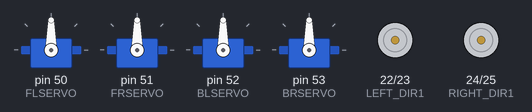
Recording of a sketch running on a simulated Arduino Mega 2560, built with avr-gcc and run on an emulated ATmega2560. Parts: 4 × servo, motor-driver pin pairs drawn as motors (green arrow = first pin HIGH = forward, orange = second pin HIGH = backward, longer = more drive, scaled by the enable pin). At 21.9 s the program stops and its outputs stay as they are.

Above: at 0.1 s.
At 0.6 s:
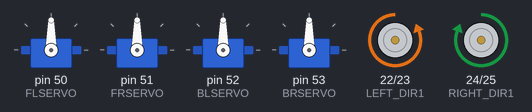
At 11.8 s:
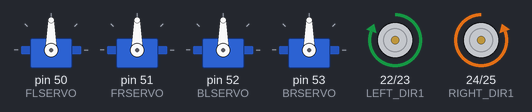
Timing chart, 0 to 23.4 s (numbered marks = the images above):
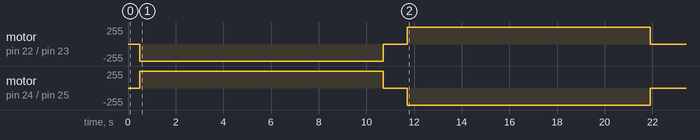

Measured:
- by itself, motor on pin 22 (LEFT_DIR1) / pin 23 (LEFT_DIR2): stopped → backward 255/255 at 0.50 s, → stopped 10.2 s later, → forward 255/255 1.0 s later, → stopped 10.2 s later
- by itself, motor on pin 24 (RIGHT_DIR1) / pin 25 (RIGHT_DIR2): stopped → forward 255/255 at 0.50 s, → stopped 10.2 s later, → backward 255/255 1.0 s later, → stopped 10.2 s later

The sketch:

go_fxn.ino
```cpp
#include <Servo.h>
#include <math.h>

//Coordinates of wheel stems in cartesian plane with origin at center of bot
#define BODY_WIDTH 4.515625
#define BODY_LENGTH 3.6875

//Front-left servo, etc
Servo FLSERVO, FRSERVO, BLSERVO, BRSERVO;
//Pin numbers for wheel servos, motor pairs
const int LEFT_DIR1 = 22, LEFT_DIR2 = 23, RIGHT_DIR1 = 24, RIGHT_DIR2 = 25;
const int LEFT_SPEED = 2, RIGHT_SPEED = 3;

void setup()
{ //Attach Servos
  Serial.begin(9600);
  FLSERVO.attach(50); //front left servo
  FRSERVO.attach(51); //front right servo
  BLSERVO.attach(52); //back left servo
  BRSERVO.attach(53); //back right servo
  pinMode(LEFT_DIR1, OUTPUT);
  pinMode(LEFT_DIR2, OUTPUT);
  pinMode(RIGHT_DIR1, OUTPUT);
  pinMode(RIGHT_DIR2, OUTPUT);
}

void loop()
{
        //go(0,1,0);go(2,0,0);
        forward(3); delay(500);reverse(3);
        while(1){int i = 0;}
}


void ackSolve(float theta, double motorSpeed)
{ //Ackermann Function: Returns servo angles, and motor speeds


  double FL_Angle, FR_Angle, leftSpeed, rightSpeed, FL_SERVO, FR_SERVO, BL_SERVO, BR_SERVO;

  // turn theta into radians
  theta = theta * PI / 180;


  // find ackerman center of rotation
  float xPos = BODY_LENGTH / tan(theta);


  // set wheel angles
  FL_Angle = atan2( BODY_LENGTH, ( xPos + BODY_WIDTH ) );
  FR_Angle = atan2( BODY_LENGTH, ( xPos - BODY_WIDTH ) );


  //set motor speeds
  leftSpeed  = motorSpeed * hypot( xPos + BODY_WIDTH, BODY_LENGTH ) / hypot( xPos - BODY_WIDTH, BODY_LENGTH );
  rightSpeed = motorSpeed * hypot( xPos - BODY_WIDTH, BODY_LENGTH ) / hypot( xPos + BODY_WIDTH, BODY_LENGTH );


  //fix servo angles that are outside of their ranges, and reverse motors accordingly
      if (FL_Angle < -PI / 2)           //Front Left wheel went too far left
      {FL_Angle += PI;                  //rotate front left wheel 180 to the right
       // reverse motor here
      }
      if (FL_Angle > PI / 2)            //Front right wheel went too far right
      {FL_Angle -= PI;                  //rotate front left wheel 180 to the left
        // reverse motor here
      }
      if (FR_Angle < -PI / 2)           //Front right wheel went too far left
      {FR_Angle += PI;                  //rotate front right wheel 180 to the right
        //reverse motor here
      }
      if (FR_Angle > PI / 2)            //Front right wheel went too far right
      {FR_Angle -= PI;                  //rotate front right wheel 180 to the left
        //reverse motor here
      }

      //exit radians and convert to servo angles
      FL_SERVO=FL_Angle*180/PI+90;
      FR_SERVO=FR_Angle*180/PI+90;

	  wheelAngle(FL_SERVO,FR_SERVO);
}

void go(double x, double y, int theta)
{
	int angle = 180/PI*atan2(y,x);
        //Serial.println(angle);
	turn(angle);
	forward(hypot(x,y));
	int dAngle=theta-angle;
	turn(dAngle);

}
void turn(int angle){
  //translate angle to live in [-180,180]
  while (angle > 180)
                  {angle -= 360;}
  while (angle < -180)
                  {angle += 360;}
	if (angle<0)
	{
		left(abs(angle));
	}
	else if (angle>0)
	{
		right(abs(angle));
	}
}


void right(int Angle)
{//pass a degree, will use for delay
        motorSpeed(0);
    digitalWrite(LEFT_DIR1, LOW);
		digitalWrite(LEFT_DIR2, HIGH);
		digitalWrite(RIGHT_DIR1, LOW);
		digitalWrite(RIGHT_DIR2, HIGH);
        FLSERVO.write(90-40);   //front right servo
        FRSERVO.write(90+40);   //back right servo
        BLSERVO.write(90-40);   //back left
        BRSERVO.write(90+40);   //front left
        delay(500);
        motorSpeed(255);
        delay(int(Angle/33.75*1000));
        motorSpeed(0);
}

void left(int Angle)
{
        motorSpeed(0);
                digitalWrite(LEFT_DIR1, HIGH);
		digitalWrite(LEFT_DIR2, LOW );
		digitalWrite(RIGHT_DIR1, HIGH);
		digitalWrite(RIGHT_DIR2, LOW);
        FLSERVO.write(90-40);   //set servos
        FRSERVO.write(90+40);
        BLSERVO.write(90-40);
        BRSERVO.write(90+40);
        delay(500);
        motorSpeed(255);
        delay(int(Angle/33.75*1000));
        motorSpeed(0);
}
void forward(int feet)
{
		motorSpeed(0);
		digitalWrite(LEFT_DIR1, LOW);
		digitalWrite(LEFT_DIR2, HIGH );
		digitalWrite(RIGHT_DIR1, HIGH);
		digitalWrite(RIGHT_DIR2, LOW);
        FLSERVO.write(90);   //set servos
        FRSERVO.write(90);
        BLSERVO.write(90);
        BRSERVO.write(90);
		delay(500);
		motorSpeed(255);
        delay(int(feet/.294*1000));
        motorSpeed(0);
}

void reverse(int feet)
{
		motorSpeed(0);
		digitalWrite(LEFT_DIR1, HIGH);
		digitalWrite(LEFT_DIR2, LOW );
		digitalWrite(RIGHT_DIR1, LOW );
		digitalWrite(RIGHT_DIR2, HIGH);
        FLSERVO.write(90);   //set servos
        FRSERVO.write(90);
        BLSERVO.write(90);
        BRSERVO.write(90);
		delay(500);
		motorSpeed(255);
        delay(int(feet/.294*1000));
        motorSpeed(0);
}


void motorSpeed(int inSpeed)
{
	analogWrite(LEFT_SPEED, inSpeed);
	analogWrite(RIGHT_SPEED, inSpeed);
}

void wheelAngle(int FL_SERVO, int FR_SERVO)
{ //this function writes out the servo values
  FLSERVO.write(FL_SERVO);   //set servos
  FRSERVO.write(FR_SERVO);
  BLSERVO.write(90-FL_SERVO);
  BRSERVO.write(90-FR_SERVO);
}

void ackTest()
{
  int throttle=0, FL_SERVO, FR_SERVO, BL_SERVO, BR_SERVO;
  for(int angle = -90; angle < 90; angle += 1)
  {// goes from 0 degrees to 180 degrees
  ackSolve(angle, throttle); //solve ackerman
  FLSERVO.write(FL_SERVO);   //set servos
  FRSERVO.write(FR_SERVO);
  BLSERVO.write(BL_SERVO);
  BRSERVO.write(BR_SERVO);
  delay(100);                // waits 100ms
  }
  for(int angle = 90; angle>=-90; angle-=1)
  {// goes from 180 degrees to 0 degrees
  ackSolve(angle, throttle); //solve ackerman
  FLSERVO.write(FL_SERVO);   //set servos
  FRSERVO.write(FR_SERVO);
  BLSERVO.write(BL_SERVO);
  BRSERVO.write(BR_SERVO);
  delay(100);                // waits 100ms
  }
}
```
